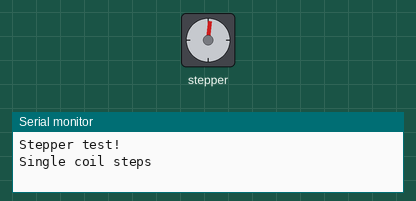
This sketch was run on a simulated Arduino Uno, built with avr-gcc and run on an emulated ATmega328P. Shown: stepper motor, the last lines printed to the serial monitor. Stepper angles assume 48 steps per turn.

Above: at 0.06 s.
At 9.82 s:
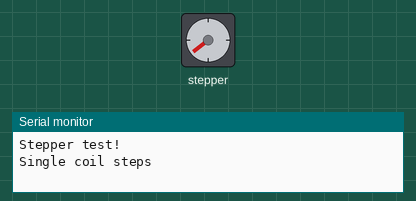
At 19.96 s:
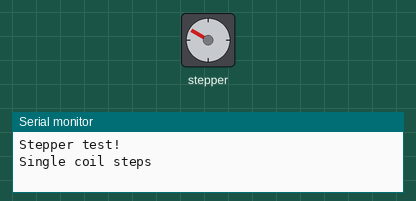
At 39.87 s:
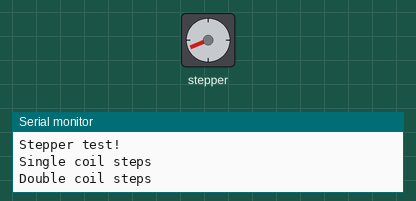
Timing chart, 0 to 40.0 s (numbered marks = the images above):
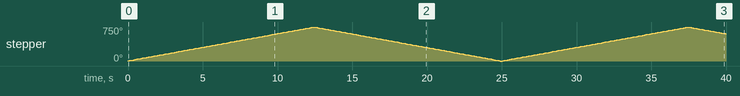

The sketch:

step_test.ino
```cpp
#include <AFMotor.h>


// Number of steps per output rotation
// Change this as per your motor's specification
const int stepsPerRevolution = 48;

// connect motor to port #2 (M3 and M4)
AF_Stepper motor(stepsPerRevolution, 2);

void setup() {
  Serial.begin(9600);
  Serial.println("Stepper test!");

  motor.setSpeed(10);  // 10 rpm
}

void loop() {
  Serial.println("Single coil steps");
  motor.step(100, FORWARD, SINGLE);
  motor.step(100, BACKWARD, SINGLE);

  Serial.println("Double coil steps");
  motor.step(100, FORWARD, DOUBLE);
  motor.step(100, BACKWARD, DOUBLE);

  Serial.println("Interleave coil steps");
  motor.step(100, FORWARD, INTERLEAVE);
  motor.step(100, BACKWARD, INTERLEAVE);

  Serial.println("Micrsostep steps");
  motor.step(100, FORWARD, MICROSTEP);
  motor.step(100, BACKWARD, MICROSTEP);
}
```

Measured:
- by itself, stepper: turns 750° clockwise in 12.4 s, then 750° counter-clockwise in 12.4 s, then 750° clockwise in 12.4 s, then 150° counter-clockwise in 2.4 s
